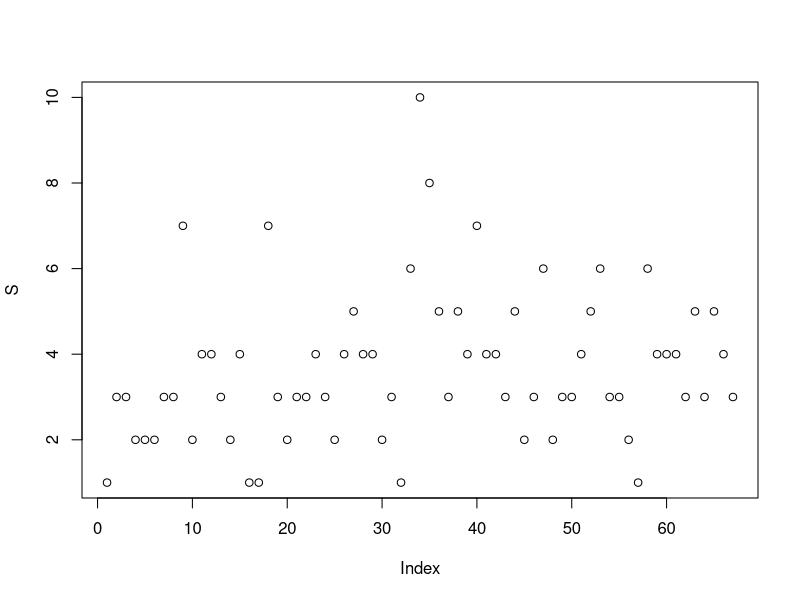

R code for this plot:
setwd("E:\\Rworkspace\\diversity")

library(openxlsx)
library(reshape2)
library(vegan)

herb.data <- read.xlsx("diversity-input.xlsx")

herb.mat <- acast(herb.data, 
             formula = plotname ~ species , 
             value.var = "abundance", 
             fill = 0)

# Shannon-Wiener指数
Shannon.Wiener <- diversity(herb.mat, index = "shannon")

# Simpson指数
Simpson <- diversity(herb.mat, index = "simpson")

# Inverse Simpson指数
Inverse.Simpson <- diversity(herb.mat, index = "inv")

# 物种累计数
S <- specnumber(herb.mat)
plot(S)

# Pielou均匀度指数
Pielou <- Shannon.Wiener/log(S)

# Simpson丰富度
Simpson_evenness<- Inverse.Simpson/S

#合并，导出
report=cbind(Shannon.Wiener, Simpson , Inverse.Simpson, Pielou, Simpson_evenness)
write.table(report,file="diversity-output.xlsx",sep="\t",col.names=NA)
